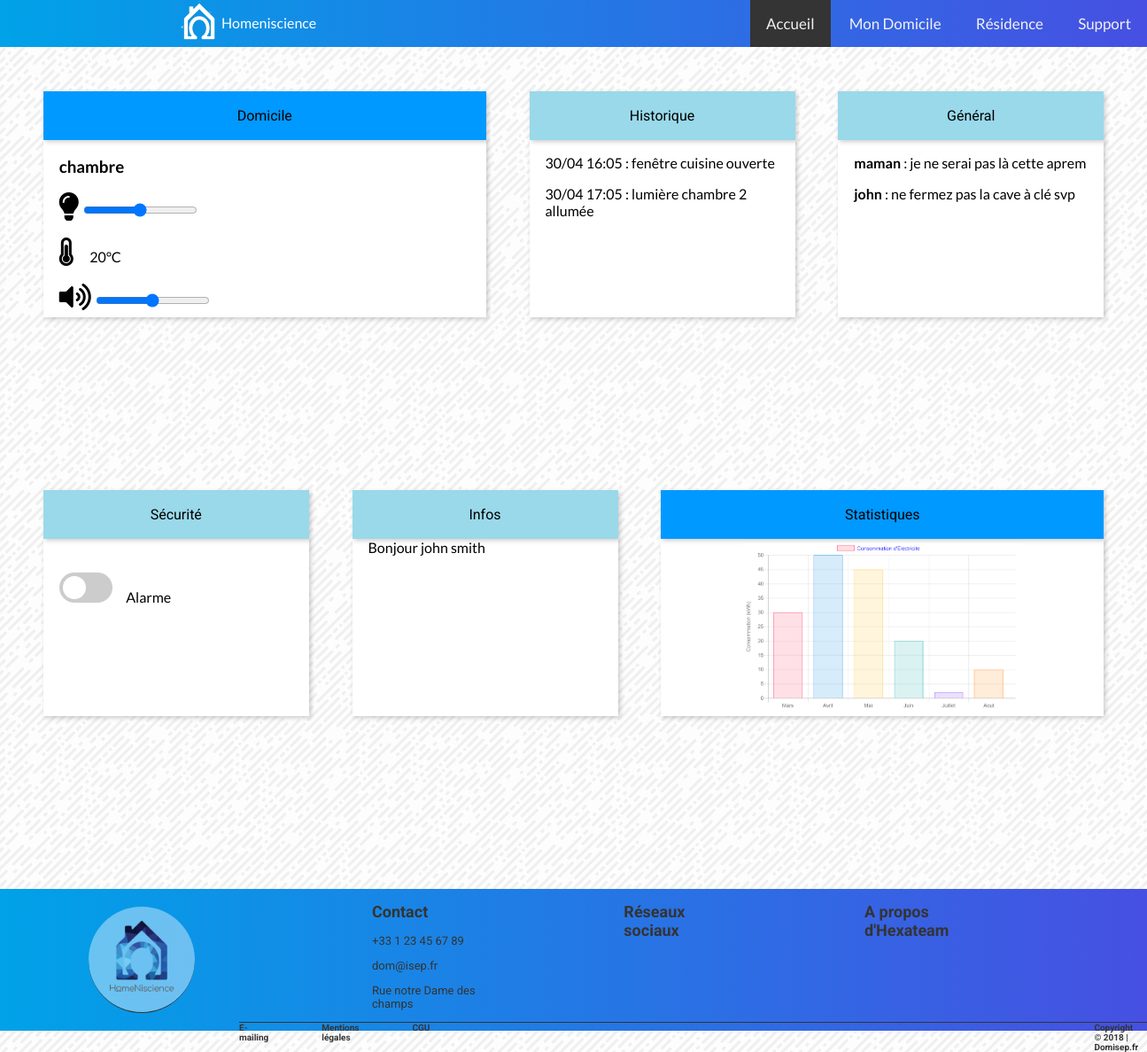
The page /page/accueil/index.php (signed in) on the database its author committed.
### tables this page shows
CREATE TABLE `piece` (
  `ID` int(11) NOT NULL,
  `ID_domicile` int(11) NOT NULL,
  `nom` varchar(50) NOT NULL,
  `nombre_capteurs` int(11) NOT NULL
);

CREATE TABLE `utilisateur` (
  `ID` int(11) NOT NULL,
  `ID_domicile` int(11) NOT NULL,
  `email` varchar(50) NOT NULL,
  `mot_de_passe` varchar(60) NOT NULL,
  `nom` varchar(50) NOT NULL,
  `prenom` varchar(50) NOT NULL,
  `adresse` varchar(50) NOT NULL,
  `numero_fixe` varchar(50) NOT NULL,
  `numero_mobile` varchar(50) NOT NULL,
  `ID_type_utilisateur` int(11) NOT NULL,
  `ID_langue` int(11) NOT NULL,
  `image` varchar(50) NOT NULL,
  `ID_theme` int(11) NOT NULL,
  `ID_mode_paiement` int(11) NOT NULL
);

### page/accueil/index.php (called while the page is built, shortened)
<?php
require('accueil_modele.php');
try {
  $afficherPieces = getPieces();
  require('accueil_vue.php');
}catch (Exception $e) {
  echo 'Erreur : '.$e->getMessage();
}
?>

### page/accueil/accueil_modele.php (called while the page is built, shortened)
<?php
try {
  $bdd = new PDO('mysql:host=localhost;dbname=homeniscience;charset=utf8', 'root', '');
} catch (Exception $e) {
  die('Erreur : '.$e->getMessage());
}
function getPieces() {
  global $bdd;
  $get = $bdd->prepare('SELECT *,
    piece.nom AS piece_nom,
    utilisateur.nom AS utilisateur_nom
    FROM piece
    INNER JOIN domicile ON piece.ID_domicile = domicile.ID
    INNER JOIN utilisateur ON domicile.ID_utilisateur_principal = utilisateur.ID
    WHERE utilisateur.ID = ?');
    $get->execute(array($_SESSION['ID']));
    return $get;
  }
  ?>

### page/accueil/accueil_vue.php (the view, shortened to what this page needs)
<!DOCTYPE html>
<html>
<head>
  <link rel="stylesheet" href="https://use.fontawesome.com/releases/v5.0.10/css/all.css">
  <link rel="stylesheet" href="accueil.css">
</head>
<?php require ('../header.php'); ?>
<body>
  <div class="container">
    <div class="flex2">
      <button class="accordion" type="button" name="button">Domicile</button>
      <div class="panel">
        <?php
        while ($piece = $afficherPieces -> fetch() ) {
          echo '<h3>'.$piece['piece_nom'].'</h3>';
          echo '        <i class="fas fa-lightbulb fa-2x"></i>
          <input type="range" name="" value="">
          <br>
          <br>
          <i class="fas fa-thermometer-three-quarters fa-2x"></i>&nbsp;&nbsp;&nbsp;&nbsp;&nbsp;&nbsp;20°C
          <br><br>
          <i class="fas fa-volume-up fa-2x"></i>
          <input type="range" name="" value="">';
        }
        ?>
      </div>
    </div>
    <div class="flex1">
      <button class="accordion" type="button" name="button">Historique</button>
      <div class="panel">
        <p>30/04 16:05 : fenêtre cuisine ouverte</p>
        <p>30/04 17:05 : lumière chambre 2 allumée</p>
      </div>
    </div>
    <div class="flex1">
      <button class="accordion" type="button" name="button">Général</button>
      <div class="panel">
        <p><strong>maman</strong> : je ne serai pas là cette aprem </p>
        <p><strong>john</strong> : ne fermez pas la cave à clé svp </p>
      </div>
    </div>
  </div>
  <div class="container">
    <div class="flex1">
      <button class="accordion" type="button" name="button">Sécurité</button>
      <div class="panel">
        <br><br>
        <label class="switch">
          <span class="slider round"></span>
        </label>
        &nbsp;&nbsp;&nbsp;
        Alarme
      </div>
    </div>
    <div class="flex1">
      <button class="accordion" type="button" name="button">Infos</button>
      <div class="panel">
        <?php
        try {
          $bdd = new PDO('mysql:host=localhost;dbname=homeniscience;charset=utf8', 'root', '');
        } catch (Exception $e) {
          die('Erreur : '.$e->getMessage());
        }
        $get = $bdd->prepare('SELECT * from utilisateur WHERE ID = ?');
        $get->execute(array($_SESSION['ID']));
        $data = $get->fetch();
        echo 'Bonjour '.$data['prenom'].' '.$data['nom'];
        ?>
      </div>
    </div>
    <div class="flex2">
      <button class="accordion" type="button" name="button">Statistiques</button>
      <div class="panel">
        <img class="graph" src="graph.png" alt="">
      </div>
    </div>
  </div>
</body>
<?php require('../footer.php')?>
</html>

### page/accueil/accueil.css (style rules this page uses)
* { text-decoration: none; box-sizing: border-box; }
.container { display: flex; flex-wrap: wrap; justify-content: space-evenly; margin-bottom: 50px; }
.flex1 { width:300px; height:400px; }
.flex2 { width:500px; height:400px; }
.flex1 .accordion { background-color: #99D9EA; }
.flex2 .accordion { background-color: #0099ff; }
.accordion { font-family: 'Roboto'; cursor: pointer; padding: 18px; width: 100%; font-size: 16px; text-align: left; border: none; outline: none; transition: 0.4s; text-align: center; box-shadow: 2px 2px 5px rgba(0, 0, 0, .2); }
.panel { height:380px; font-family: 'Lato'; padding: 0 18px; background-color: white; max-height: 200px; overflow-y: auto; transition: max-height 0.2s ease-out; box-shadow: 2px 2px 5px rgba(0, 0, 0, .2); }
.switch { position: relative; display: inline-block; width: 60px; height: 34px; }
.slider { position: absolute; cursor: pointer; top: 0; left: 0; right: 0; bottom: 0; background-color: #ccc; -webkit-transition: .4s; transition: .4s; }
.slider:before { position: absolute; content: ""; height: 26px; width: 26px; left: 4px; bottom: 4px; background-color: white; -webkit-transition: .4s; transition: .4s; }
.graph { max-width: auto; height:97%; display:block; margin-right: auto; margin-left: auto; margin-top:1%; overflow-y:hidden; }
.slider.round { border-radius: 34px; }
.slider.round:before { border-radius: 50%; }

### page/header.php (style rules this page uses)
body { margin: 0; font-family: 'Lato', Helvetica, sans-serif; background-image: url("../img/funky-lines.png"); background-attachment :fixed; }
button { cursor:pointer; }

### rows shown on the page
piece: nom "chambre"
utilisateur: prenom "john", nom "smith"
